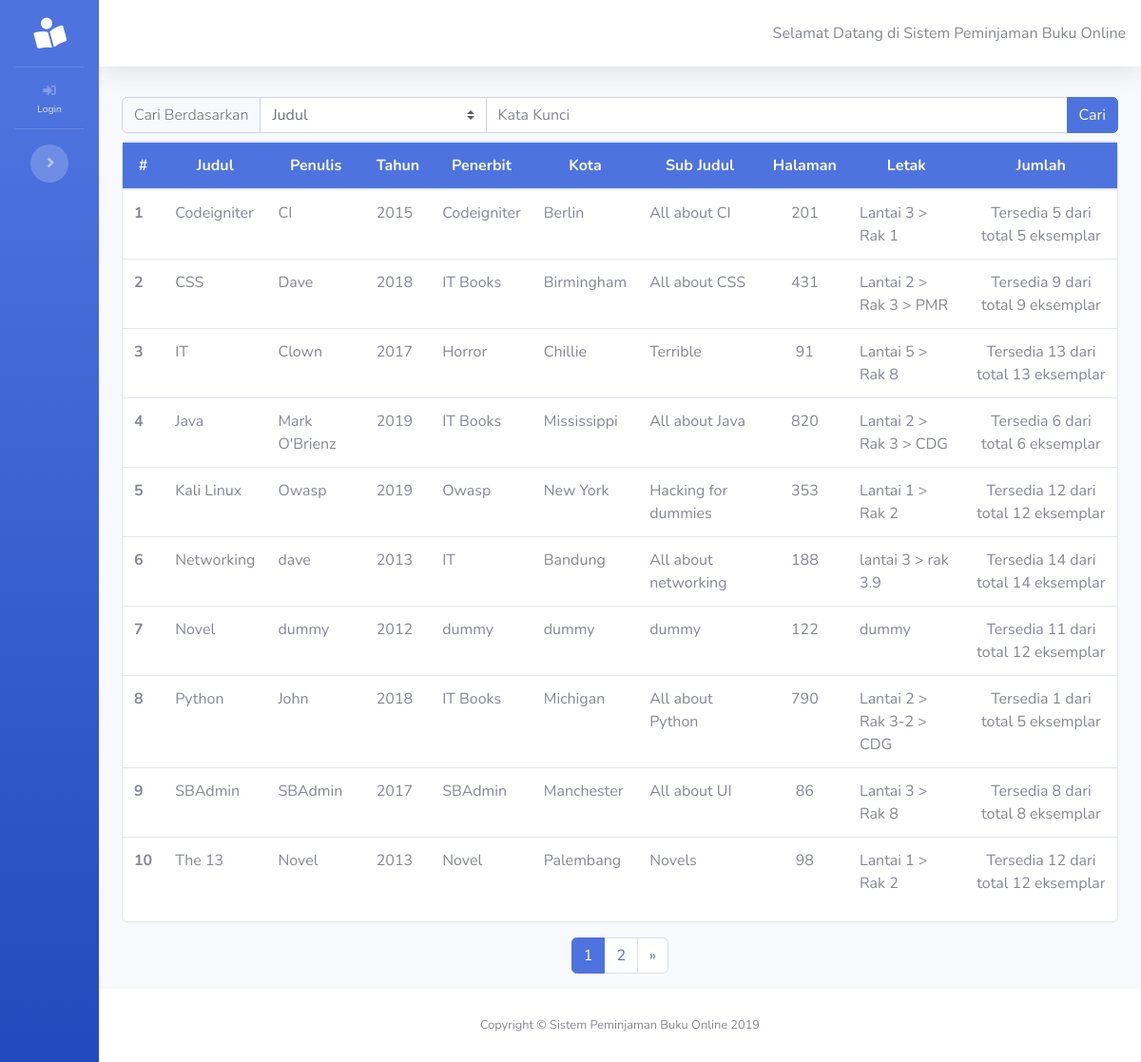
Before: / with the older database file.
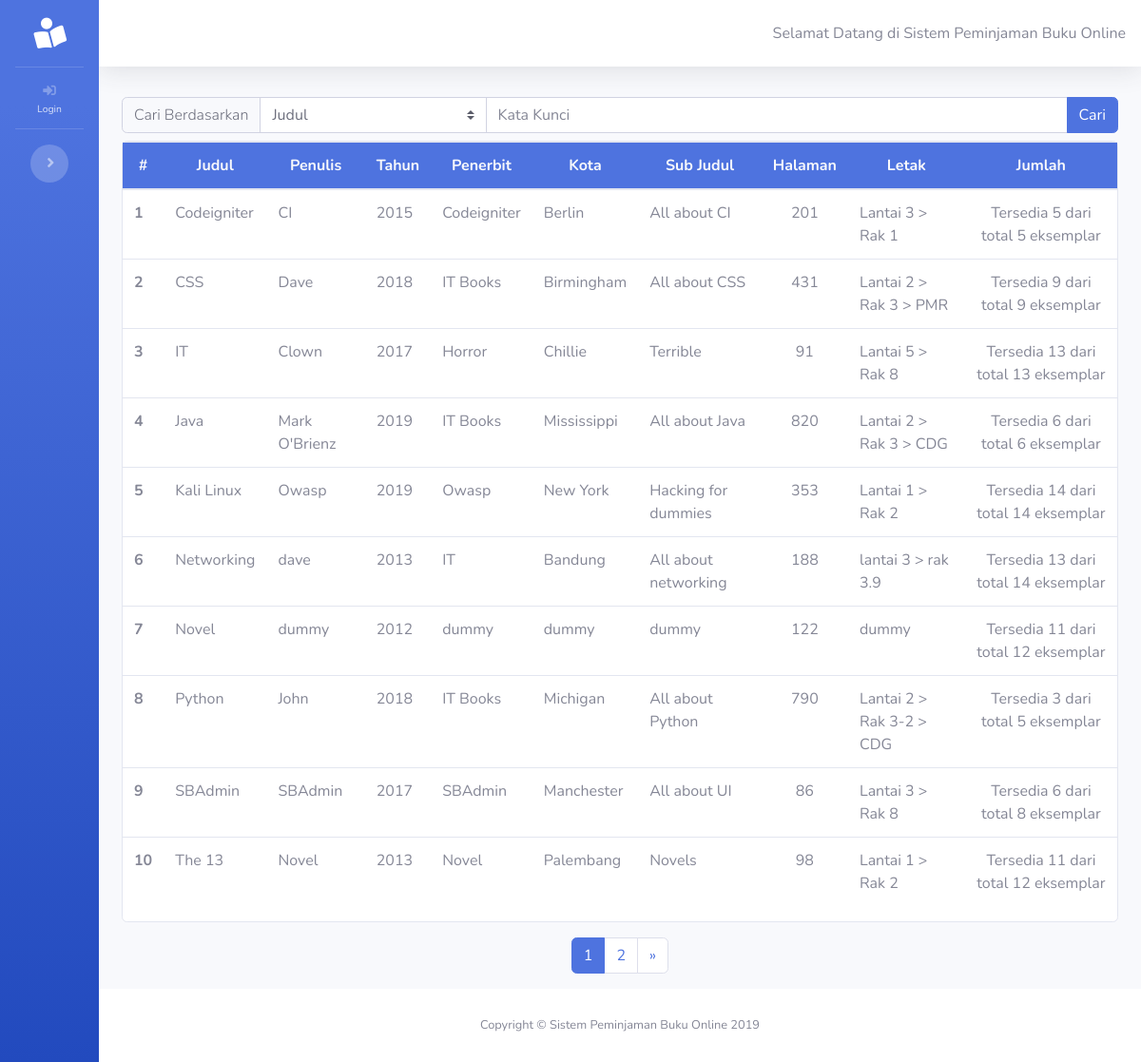
After: the same page with the newer database file.
### tables this page shows
CREATE TABLE `buku` (
  `id` int(11) NOT NULL,
  `judul` varchar(255) NOT NULL,
  `penulis` varchar(255) NOT NULL,
  `tahun` varchar(255) NOT NULL,
  `penerbit` varchar(255) NOT NULL,
  `kota_terbit` varchar(255) NOT NULL,
  `sub_judul` varchar(255) NOT NULL,
  `jumlah_halaman` varchar(255) NOT NULL,
  `letak_buku` varchar(255) NOT NULL,
  `jumlah` varchar(255) NOT NULL
);

### index.php (called while the page is built, shortened)
<?php
require_once BASEPATH.'core/CodeIgniter.php';

### application/models/Home_model.php (called while the page is built, shortened)
<?php
class Home_model extends CI_Model
{
    public function getAllBook($limit, $start)
    {
        $this->db->order_by('judul', 'ASC');
        $data = $this->db->get('buku', $limit, $start);
        return $data->result_array();
    }
    public function getJumlahUser()
    {
        $this->db->like('hak_akses', 0);
        $this->db->from('user');
        $query = $this->db->count_all_results();
        return $query;
    }
    public function getJumlahPeminjaman()
    {
        $this->db->like('status', 0);
        $this->db->from('peminjaman_pengembalian');
        $query = $this->db->count_all_results();
        return $query;
    }
    public function getJumlahPengembalian()
    {
        $this->db->like('status', 1);
        $this->db->from('peminjaman_pengembalian');
        $query = $this->db->count_all_results();
        return $query;
    }
}

### application/views/home/index.php (the view, shortened to what this page needs)
<div class="container-fluid">
  <div class="row mt-2">
    <div class="col">
      <form action="http://localhost/SPB/home/searchBook" method="post">
        <div class="input-group">
          <div class="input-group-prepend bg-light">
            <label class="input-group-text bg-light font-weight-light small" for="kategori">Cari
              Berdasarkan</label>
          </div>
          <select name="kategori" id="kategori" style="width: 150px;" class="custom-select">
            <option value="Judul">Judul</option>
          </select>
          <input name="keyword" id="keyword" autocomplete="off" type="text" class="w-50 form-control" placeholder="Kata Kunci">
          <div class="input-group-append">
            <button class="btn btn-primary" type="submit" id="tombolCari">Cari</button>
          </div>
        </div>
      </form>
    </div>
  </div>
  <div class="mt-2 row">
    <div class="col">
      <div class="card">
        <div class="table-responsive">
          <table class="table table-hover">
            <thead style="background: #4e73df;" class="text-light">
              <tr style="text-align: center;">
                <th scope="col">#</th>
                <th scope="col">Judul</th>
                <th scope="col">Penulis</th>
                <th scope="col">Tahun</th>
                <th scope="col">Penerbit</th>
                <th scope="col">Kota</th>
                <th scope="col">Sub Judul</th>
                <th scope="col">Halaman</th>
                <th scope="col">Letak</th>
                <th scope="col">Jumlah</th>
              </tr>
            </thead>
            <tbody>
              <?php $i = 0;
              foreach ($buku as $b) {
                $i++; ?>
                <tr>
                  <th schope="row"><?= $i ?></th>
                  <td><?= $b['judul'] ?></td>
                  <td><?= $b['penulis'] ?></td>
                  <td><?= $b['tahun'] ?></td>
                  <td><?= $b['penerbit'] ?></td>
                  <td><?= $b['kota_terbit'] ?></td>
                  <td><?= $b['sub_judul'] ?></td>
                  <td style="text-align: center;"><?= $b['jumlah_halaman'] ?></td>
                  <td><?= $b['letak_buku'] ?></td>
                  <td style="text-align: center;"><?= 'Tersedia ' . ((int) $b['jumlah'] - count($jumlah_dipinjam[$i - 1])) . ' dari total ' . (int) $b['jumlah'] . ' eksemplar' ?></td>
                </tr>
              <?php } ?>
            </tbody>
          </table>
        </div>
      </div>
    </div>
  </div>
  <div class="row mt-3">
    <div class="col">
      <?php echo $pagination; ?>
    </div>
  </div>
</div>
</div>

### application/controllers/Home.php (shortened to what this page needs)
<?php
class Home extends CI_Controller
{
    public function __construct()
    {
        $this->load->model('Home_model', 'home');
        $this->load->library('pagination');
    }
    public function index()
    {
        $config['per_page'] = 10;
        $data['page'] = ($this->uri->segment(3)) ? $this->uri->segment(3) : 0;
        $data = $this->home->getAllBook($config["per_page"], $data['page']);
        self::showBook($data);
    }
    public function showBook($datas)
    {
        $config['base_url'] = base_url('home/index');
        $config['total_rows'] = $this->db->count_all('buku');
        $config['per_page'] = 10;
        $config["uri_segment"] = 3;
        $choice = $config["total_rows"] / $config["per_page"];
        $config["num_links"] = floor($choice);
        $config['first_link']       = 'First';
        $config['last_link']        = 'Last';
        $config['next_link']        = '&raquo;';
        $config['prev_link']        = '&laquo;';
        $config['full_tag_open']    = '<div class="pagging text-center"><nav><ul class="pagination justify-content-center">';
        $config['full_tag_close']   = '</ul></nav></div>';
        $config['num_tag_open']     = '<li class="page-item"><span class="page-link">';
        $config['num_tag_close']    = '</span></li>';
        $config['cur_tag_open']     = '<li class="page-item active"><span class="page-link">';
        $config['cur_tag_close']    = '<span class="sr-only">(current)</span></span></li>';
        $config['next_tag_open']    = '<li class="page-item"><span class="page-link">';
        $config['next_tagl_close']  = '<span aria-hidden="true">&raquo;</span></span></li>';
        $config['prev_tag_open']    = '<li class="page-item"><span class="page-link">';
        $config['prev_tagl_close']  = '</span>Next</li>';
        $config['first_tag_open']   = '<li class="page-item"><span class="page-link">';
        $config['first_tagl_close'] = '</span></li>';
        $config['last_tag_open']    = '<li class="page-item"><span class="page-link">';
        $config['last_tagl_close']  = '</span></li>';
        $this->pagination->initialize($config);
        $data['page'] = ($this->uri->segment(3)) ? $this->uri->segment(3) : 0;
        $data['buku'] = $datas;
        $data['pagination'] = $this->pagination->create_links();
        $data['jumlah_buku'] = $this->home->getJumlahBuku();
        $data['jumlah_user'] = $this->home->getJumlahUser();
        $data['jumlah_peminjaman'] = $this->home->getJumlahPeminjaman();
        $data['jumlah_pengembalian'] = $this->home->getJumlahPengembalian();
        $data['jumlah_dipinjam'] = array();
        for ($i = 0; $i < count($data['buku']); $i++) {
            $jumlah = $this->home->jumlahBukuDipinjam($data['buku'][$i]['id']);
            array_push($data['jumlah_dipinjam'], $jumlah);
        }
        $data['title'] = "Homepage";
        $data['index'] = 1;
        $this->load->view('templates/header', $data);
        $this->load->view('templates/sidebar', $data);
        $this->load->view('templates/topbar');
        if ($this->session->userdata('username') !== null) {
            if ($this->session->userdata('hak_akses') == 1) {
                $this->load->view('home/dashboard', $data);
            } else {
                $this->load->view('home/user_dashboard', $data);
            }
        } else {
            $this->load->view('home/index', $data);
        }
        $this->load->view('templates/footer');
    }
}

### application/views/templates/header.php (shortened to what this page needs)
<!DOCTYPE html>
<html lang="en">
<head>
    <link href="<?= base_url('assets/'); ?>vendor/fontawesome-free/css/all.min.css" rel="stylesheet" type="text/css">
    <link href="<?= base_url('assets/'); ?>css/sb-admin-2.min.css" rel="stylesheet">
</head>
<body id="page-top">
    <div id="wrapper">

### application/views/templates/sidebar.php (shortened to what this page needs)
<ul class="navbar-nav bg-gradient-primary sidebar sidebar-dark accordion <?php if (!isset($_SESSION['username'])) echo "toggled" ?>" id="accordionSidebar">
	<a class="sidebar-brand d-flex align-items-center justify-content-center" href="<?= base_url() ?>">
		<div class="sidebar-brand-icon rotate-n-15">
			<i class="fas fa-book-reader"></i>
		</div>
	</a>
	<hr class="sidebar-divider my-0">
	<?php if (isset($_SESSION['username'])) : ?>
		<?php if ($_SESSION['hak_akses'] == 1) { ?>
			<hr class="sidebar-divider">
			<div class="sidebar-heading">
				Home
			</div>
			<li class="nav-item <?php if ($index == 1) echo "active" ?>">
				<a class="nav-link" href="<?= base_url('home') ?>">
					<i class="fas fa-fw fa-chart-area"></i>
					<span>Dashboard</span></a>
			</li>
			<hr class="sidebar-divider">
			<div class="sidebar-heading">
				Buku
			</div>
			<li class="nav-item <?php if ($index == 2) echo "active" ?>">
				<a class="nav-link" href="<?= base_url('manage/book') ?>">
					<i class="fas fa-fw fa-book"></i>
					<span>Manajemen Buku</span></a>
			</li>
			<hr class="sidebar-divider">
			<div class="sidebar-heading">
				Pengguna
			</div>
			<li class="nav-item <?php if ($index == 3) echo "active" ?>">
				<a class="nav-link" href="<?= base_url('manage/user') ?>">
					<i class="fas fa-fw fa-user"></i>
					<span>Manajemen Akun</span></a>
			</li>
			<hr class="sidebar-divider">
			<div class="sidebar-heading">
				Peminjaman
			</div>
			<li class="nav-item <?php if ($index == 4) echo "active" ?>">
				<a class="nav-link" href="<?= base_url('manage/peminjaman') ?>">
					<i class="fas fa-fw fa-exchange-alt"></i>
					<span>Manajemen Peminjaman</span></a>
			</li>
			<hr class="sidebar-divider">
			<div class="sidebar-heading">
				Pengembalian
			</div>
			<li class="nav-item <?php if ($index == 5) echo "active" ?>">
				<a class="nav-link" href="<?= base_url('history') ?>">
					<i class="fas fa-fw fa-clipboard"></i>
					<span>Riwayat Peminjaman</span></a>
			</li>
			<hr class="sidebar-divider">
			<div class="sidebar-heading">
				Account
			</div>
			<li class="nav-item">
				<a class="nav-link" href="" data-toggle="modal" data-target="#logoutModal">
					<i class="fas fa-fw fa-sign-out-alt"></i>
					<span>Logout</span></a>
			</li>
		<?php } else if ($_SESSION['hak_akses'] == 0) { ?>
			<hr class="sidebar-divider">
			<div class="sidebar-heading">
				Home
			</div>
			<li class="nav-item <?php if ($index == 1) echo "active" ?>">
				<a class="nav-link" href="<?= base_url('home') ?>">
					<i class="fas fa-fw fa-chart-area"></i>
					<span>Dashboard</span></a>
			</li>
			<hr class="sidebar-divider">
			<div class="sidebar-heading">
				History
			</div>
			<li class="nav-item <?php if ($index == 2) echo "active" ?>">
				<a class="nav-link" href="<?= base_url('history') ?>">
					<i class="fas fa-fw fa-history"></i>
					<span>Riwayat Peminjaman</span></a>
			</li>
			<hr class="sidebar-divider">
			<div class="sidebar-heading">
				Account
			</div>
			<li class="nav-item">
				<a class="nav-link" href="" data-toggle="modal" data-target="#logoutModal">
					<i class="fas fa-fw fa-sign-out-alt"></i>
					<span>Logout</span></a>
			</li>
		<?php } ?>
	<?php else : ?>
		<li class="nav-item">
			<a class="nav-link" href="<?= base_url('auth') ?>">
				<i class="fas fa-fw fa-sign-in-alt"></i>
				<span>Login</span></a>
		</li>
	<?php endif ?>
	<hr class="sidebar-divider d-none d-md-block">
	<div class="text-center d-none d-md-inline">
		<button class="rounded-circle border-0" id="sidebarToggle"></button>
	</div>
</ul>

### application/views/templates/topbar.php (shortened to what this page needs)
<div id="content-wrapper" class="d-flex flex-column">
  <div id="content">
    <nav class="navbar navbar-expand navbar-light bg-white topbar mb-4 static-top shadow">
      <?php if (!isset($_SESSION['username'])) : ?>
        <p class="mt-3 text-justify">Selamat Datang di Sistem Peminjaman Buku Online</p>
      <?php endif ?>
    </nav>

### application/views/templates/footer.php (shortened to what this page needs)
<footer class="sticky-footer bg-white">
	<div class="container my-auto">
		<div class="copyright text-center my-auto">
			<span>Copyright &copy; Sistem Peminjaman Buku Online <?= date('Y'); ?></span>
		</div>
	</div>
</footer>
</div>
</div>
</body>
</html>

Changed rows visible on the page:
changed buku "Kali Linux": (int)$b['jumlah']-count($jumlah_dipinjam[$i-1]) "12" → "14"; jumlah "12" → "14"
computed for buku "Networking": (int)$b['jumlah']-count($jumlah_dipinjam[$i-1]) "14" → "13"
computed for buku "Python": (int)$b['jumlah']-count($jumlah_dipinjam[$i-1]) "1" → "3"
computed for buku "SBAdmin": (int)$b['jumlah']-count($jumlah_dipinjam[$i-1]) "8" → "6"
computed for buku "The 13": (int)$b['jumlah']-count($jumlah_dipinjam[$i-1]) "12" → "11"
